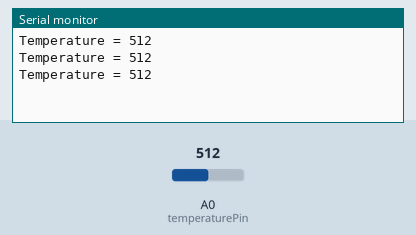
Simulated run of this sketch. Board: Arduino Uno, built with avr-gcc and run on an emulated ATmega328P. Shown: the last lines printed to the serial monitor. The test bench sets the inputs (shaded band); at power-on: A0 (temperaturePin) = 512.

Above: at 1.2 s.
1.3 s: A0 (temperaturePin) set to 716
At 1.8 s:
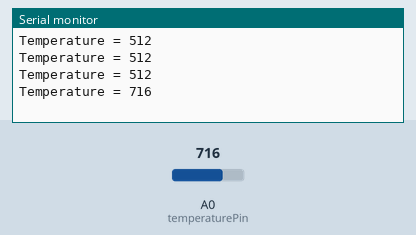
2.8 s: A0 (temperaturePin) set to 900
At 3.4 s:
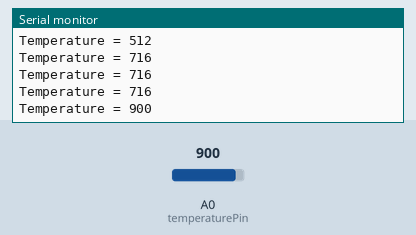
Timing chart, 0 to 5.8 s (numbered marks = the images above; inputs shaded):
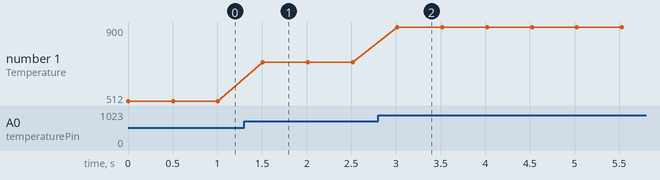

The sketch:

readTemp_lesson2.ino
```cpp
/*
 * Part of series:
 * Introduction to Arduino for Scientists
 * Developed by Dr. Paul Leary, and Dr. Natalie Low
 *
 * Lesson 2 -  Burst sampling a sensor
 *
 */

int temperaturePin = A0;

void setup() {

  Serial.begin(9600);

}

void loop() {

//  int temperature_analog = analogRead(temperaturePin);

   // Suppose our temperature was "noisy", (https://en.wikipedia.org/wiki/Noise_(signal_processing))
   // We may decide to cope with this by BURST SAMPLING, and taking the average of an ENSEMBLE of samples
   // So, we create the FUNCTION read_temp_avg(ARGUMENTS), to do precisely this.
   int temperature_analog_avg = read_temp_avg(temperaturePin, 20);

  Serial.print("Temperature = ");
  Serial.print(temperature_analog_avg);
  Serial.println();

  delay(500);

}

// These are the functions used in the loop() block
// FUNCTION declaration has form: RETURN TYPE  function_name((TYPE) INPUT ARGUMENTS)

int read_temp_avg(int pin, int samples){

    //This function takes as INPUT ARGUMENTS the pin which we want to burst sample, and how many samples we want to average over.

    int T_avg ;

    //See: https://www.arduino.cc/reference/en/language/structure/control-structure/for/
    //For explanation of the "for()" control stucture
    for (int i = 1; i<=samples; i++){
      T_avg += analogRead(pin);
    }

    T_avg /= samples;

    //Here, we specify the variable (if any) we want to RETURN ("spit out" of our function)
    return T_avg;


    //Check your understanding: what is the SCOPE of variables: pin, samples?
    //What about T_avg?

}
```

Measured:
- after the input at 1.3 s, the serial monitor: prints a new line after 0.21 s (image 1)
- after the input at 2.8 s, the serial monitor: prints a new line after 0.22 s (image 2)
- plotted number 1: 512 → 716 after the input at 1.3 s, 716 → 900 after the input at 2.8 s
